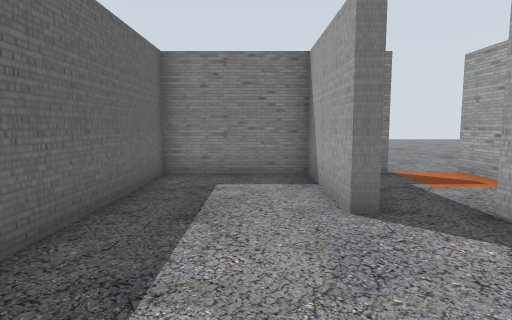
view 1 (above)

17 first-person views from a walk through a world built for the Gazebo simulator. The camera is 0.61 m above the floor, tilts 6° down and sees 75° across. The floor is counted in squares, 0.5 m on a side. Each view is taken from the middle of a square. On the plan, view 1 faces up. The plan holds only what a view shows up to about 14 squares ahead; the rest is blank. The place goes on beyond the plan.

view 2
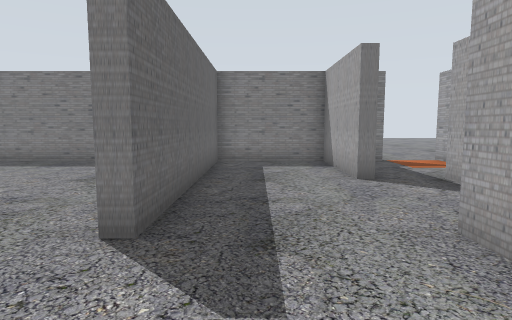

view 3
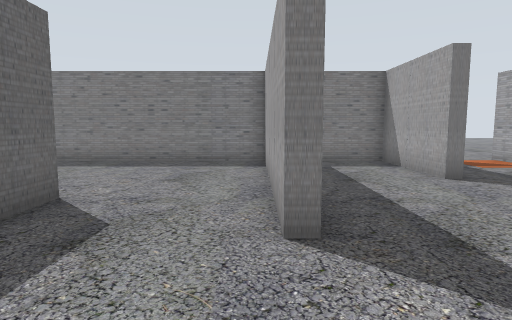

view 4
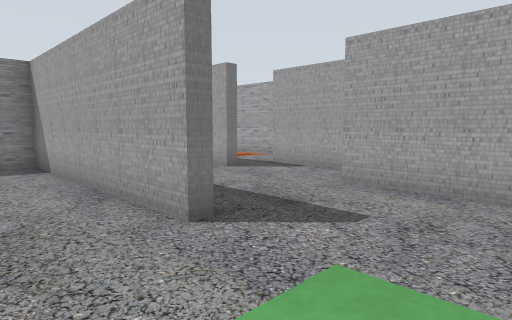

view 5
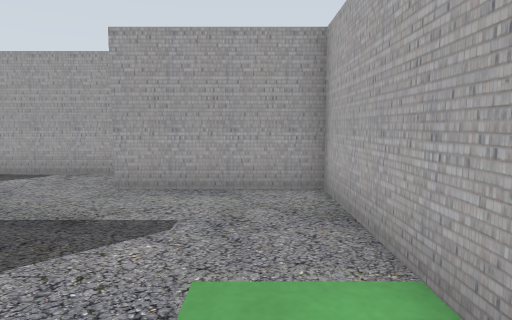

view 6
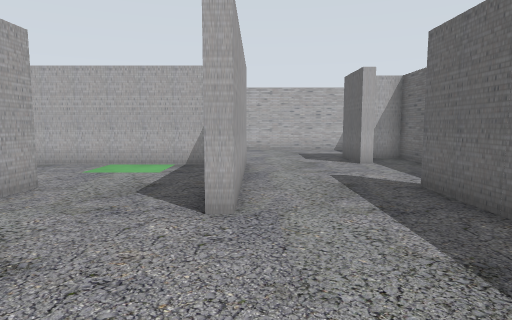

view 7
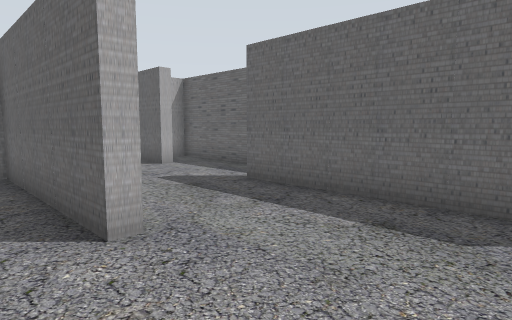

view 8
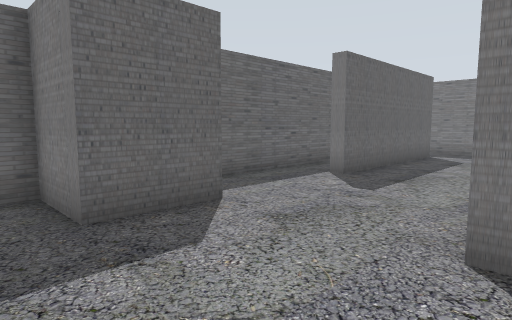

view 9
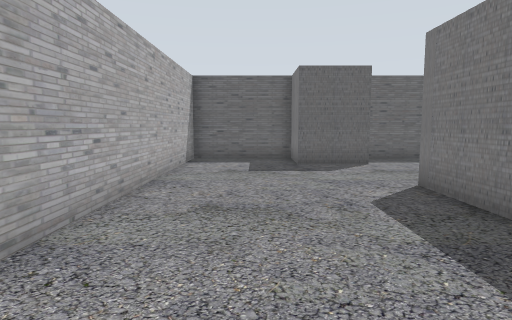

view 10
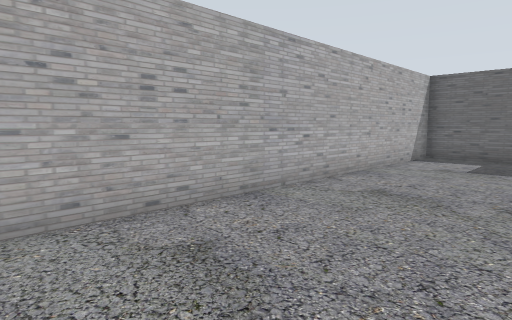

view 11
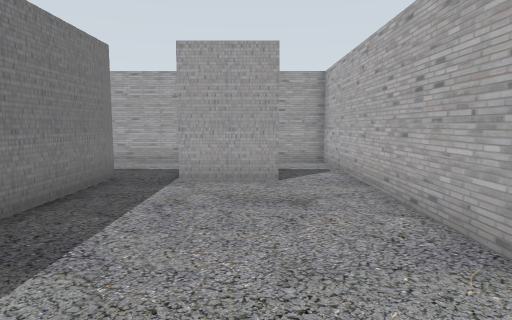

view 12
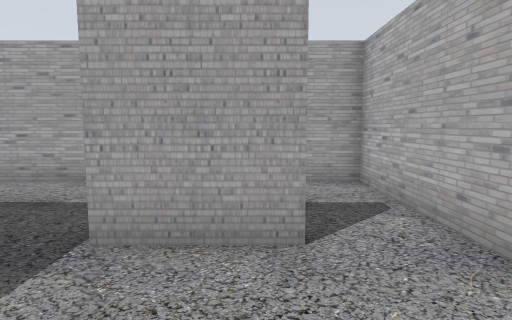

view 13
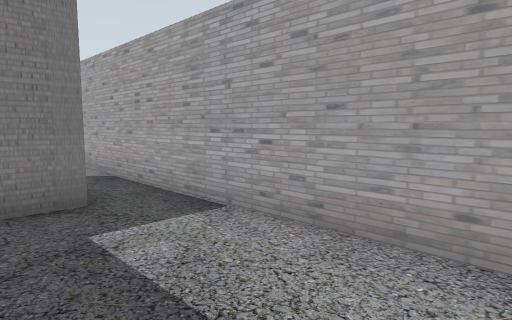

view 14
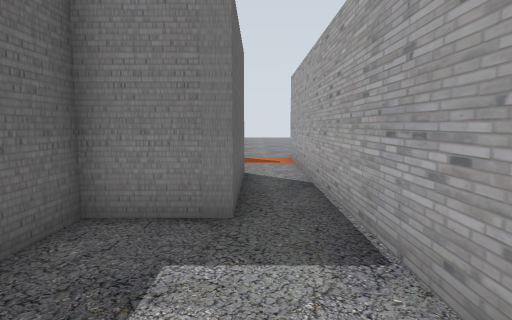

view 15
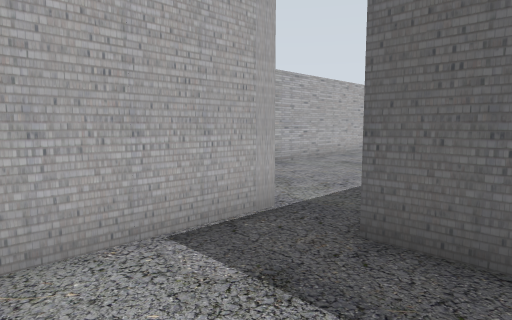

view 16
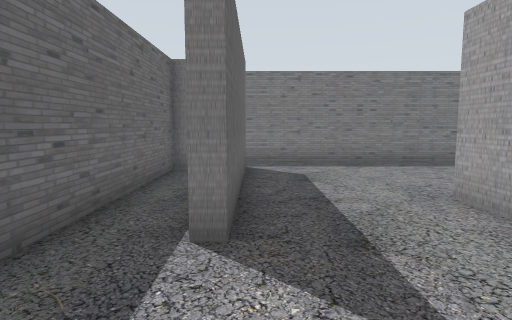

view 17
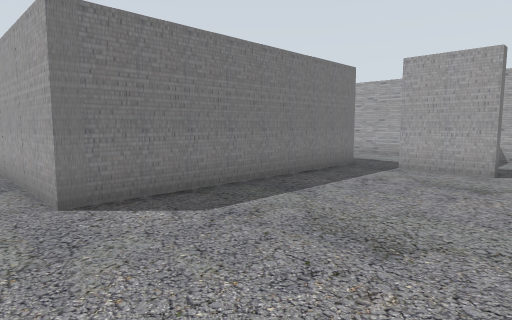

### Floor plan
Points are (right, up) in squares from view 1. A wall is a line through its corners. A room is listed if a view was taken in it or the views show most of it. See-through windows are left out.
Room 1 (views 1, 2, 3, 4, 5)
walls: (3.3, 1.5) (3.3, 4.5); (1.8, 4.5) (1.3, 4.5) (1.3, 8.3) (-2.3, 8.3) (-2.3, 0.5) (-2.7, 0.5) (-2.7, 2.5); (-6.3, 2.5) (-6.3, -3.3) (1.3, -3.3) (1.3, 0.8)
ways out: opening at (-4, 1.5) to room 2; opening at (3, 5)
Room 2 (views 6, 7)
walls: (-6.7, 2.5) (-6.3, 2.5); (-2.7, 2.5) (-2.7, 8.3) (-10.8, 8.3); (-10.3, 6.8) (-10.3, 2.5)
ways out: opening at (-4, 1.5) to room 1; opening at (-8, 1.5) to room 5
Room 3 (views 8, 9, 10, 11, 12, 13, 17)
walls: (1.8, -7.5) (1.3, -7.5) (1.3, -5.3) (2.5, -5.3); (1.7, -3.7) (-6.7, -3.7); (-10.3, -3.5) (-10.3, -5.7) (-12.3, -5.7) (-12.3, -9.3) (5.3, -9.3) (5.3, -6.9)
ways out: opening at (2, -5) to room 4; opening at (-8, -4) to room 5
Room 4 (views 14, 15)
walls: (5.3, -4.6) (5.3, 4.6); (2.5, -5.3) (4.6, -5.3); (3.7, 4.5) (3.7, 0.3) (1.7, 0.3) (1.7, -3.7)
ways out: opening at (2, -5) to room 3; opening at (5, 4)
Room 5 (view 16)
walls: (-10.3, 2.5) (-10.3, 0.3) (-10.7, 0.3); (-10.7, -3.5) (-10.3, -3.5); (-6.7, -3.7) (-6.7, 2.5); (-12.3, 6.3) (-12.3, -5.3) (-11.2, -5.3)
ways out: opening at (-8, 1.5) to room 2; opening at (-8, -4) to room 3

Where each view was taken, in squares from view 1:
view 1: 0 up, 0 right, facing up
view 2: 3 down, 1 left, facing up
view 3: 3 down, 3 left, facing up
view 4: 3 down, 5 left, facing up-right
view 5: 2 down, 5 left, facing right
view 6: 7 up, 7 left, facing down
view 7: 6 up, 5 left, facing down-left
view 8: 7 down, 6 left, facing up-left
view 9: 7 down, 0 right, facing left
view 10: 5 down, 1 right, facing down-left
view 11: 7 down, 6 left, facing right
view 12: 7 down, 2 left, facing right
view 13: 5 down, 2 right, facing up-right
view 14: 4 down, 4 right, facing up
view 15: 2 down, 5 right, facing down-left
view 16: 3 down, 10 left, facing up
view 17: 9 down, 8 left, facing up-right
